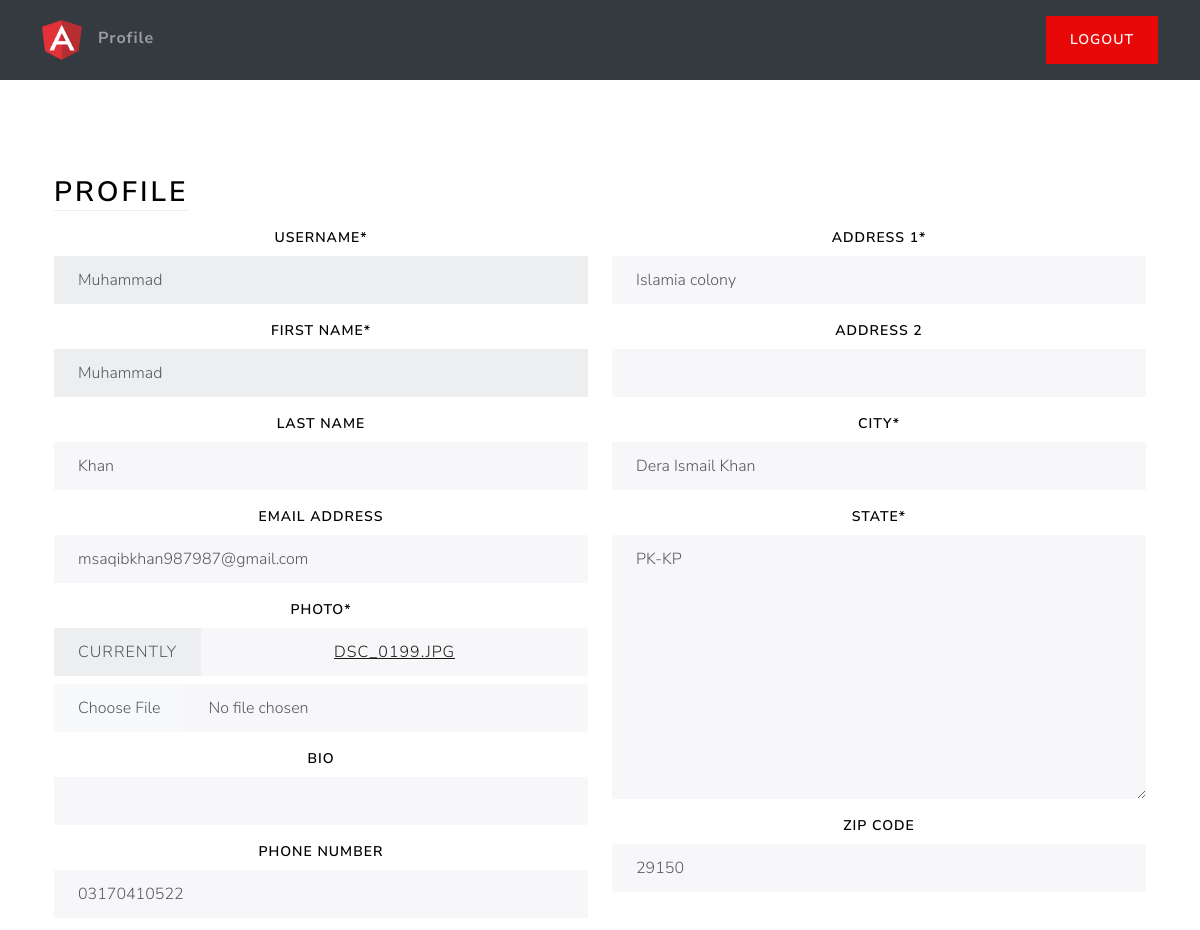
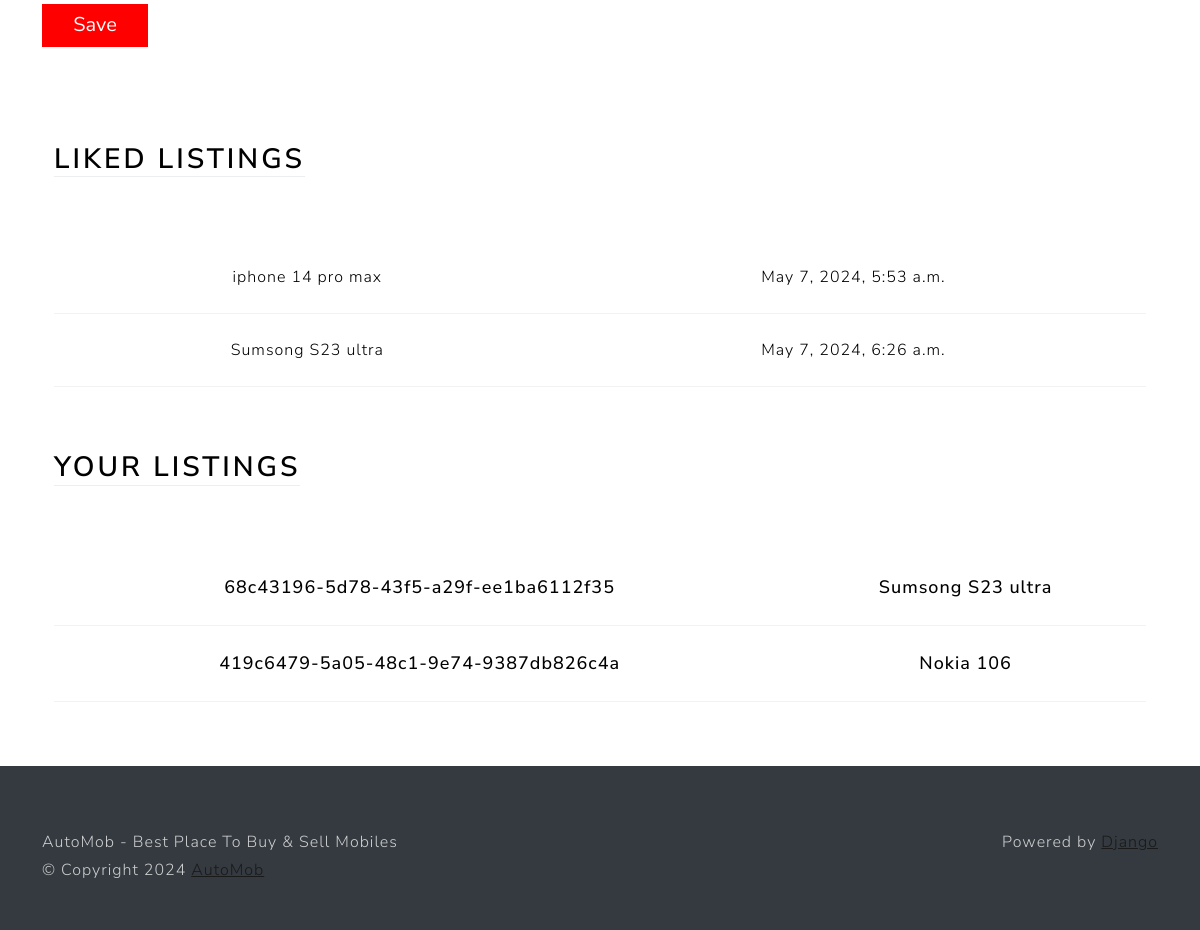
Screenshot of /profile/ (signed in) with the database file from the repository (2 pictures, top to bottom).
### users/models.py (models this page shows, shortened)
class Profile(models.Model):
    user = models.OneToOneField(User, on_delete=models.CASCADE)
    photo = models.ImageField(upload_to=user_directory_path, null=True)
    bio = models.CharField(max_length=200, blank=True)
    phone_number = models.CharField(max_length=11, blank=True)
    location = models.OneToOneField(Location, on_delete=models.CASCADE, null=True)

class Location(models.Model):
    address_1 = models.CharField(max_length=100)
    address_2 = models.CharField(max_length=100, blank=True)
    city = models.CharField(max_length=64)
    state = PKStateField(default="PK-KP")
    zip_code = PKPostCodeField(blank=True)

### main/models.py (models this page shows, shortened)
class LikedListing(models.Model):
    profile = models.ForeignKey(Profile, on_delete=models.CASCADE)
    listing = models.ForeignKey(Listing, on_delete=models.CASCADE)
    like_date = models.DateTimeField(auto_now_add=True)

class Listing(models.Model):
    id = models.UUIDField(primary_key=True, default=uuid.uuid4, editable=False, unique=True)
    created_at = models.DateTimeField(auto_now_add=True)
    updated_at = models.DateTimeField(auto_now=True)
    seller = models.ForeignKey(Profile, on_delete=models.CASCADE)
    brand = models.CharField(max_length=24, choices=MOBILE_BRANDS, default=None)
    price = models.IntegerField(default=0)
    model = models.CharField(max_length=64)
    color = models.CharField(max_length=24)
    warranty = models.CharField(max_length=24, choices=WARRANTY, default=None)
    box = models.CharField(max_length=24, choices=BOX, default=None)
    charger = models.CharField(max_length=24, choices=CHARGER, default=None)
    condition = models.CharField(max_length=24, choices=CONDITION_OF_MOBILE, default=None)
    location = models.OneToOneField(Location, on_delete=models.SET_NULL, null=True)
    image = models.ImageField(upload_to=user_listing_path)
    description = models.TextField(default="")

### users/views.py (the view, shortened to what this page needs)
# urls.py: path('profile/', ProfileView.as_view(), name='profile'),
@method_decorator(login_required, name='dispatch')
class ProfileView(View):
    def get(self, request):
        user_listings = Listing.objects.filter(seller=request.user.profile)
        user_liked_listings = LikedListing.objects.filter(
            profile=request.user.profile).all()
        user_form = UserForm(instance=request.user)
        profile_form = ProfileForm(instance=request.user.profile)
        location_form = LocationForm(instance=request.user.profile.location)
        return render(request, 'views/profile.html', {'user_form': user_form,
                                                      'profile_form': profile_form,
                                                      'location_form': location_form,
                                                      'user_listings': user_listings,
                                                      'user_liked_listings': user_liked_listings, })

### users/forms.py
class UserForm(forms.ModelForm):
    username = forms.CharField(disabled=True)
    first_name = forms.CharField(disabled=True)
    class Meta:
        model = User
        fields = ('username', 'first_name', 'last_name', 'email')

class ProfileForm(forms.ModelForm):
    bio = forms.TextInput()
    class Meta:
        model = Profile
        fields = ('photo', 'bio', 'phone_number')

### users/templates/views/profile.html (shortened to what this page needs)
{% extends 'base/base.html' %}
{% load static %}
{% load crispy_forms_tags %}
{% block css %}
    <link rel="stylesheet" href="{% static 'css/style.css' %}">
    <link rel="stylesheet" href="{% static 'custom-css/custom-css.css' %}">
    <link rel="stylesheet" href="{% static 'css/bootstrap.min.css' %}">
{% endblock %}
{% block body %}
<div class="container-fluid text-center py-5">
    <div class="container px-4 py-5" id="hanging-icons">
        <div class="row g-4">
            <div class="col d-flex align-items-start">
                <div>
                    <h2 class="mb-3 border-bottom" style="color: black">Profile</h2>
                </div>
            </div>
        </div>
        <form action="" method="post" enctype="multipart/form-data" class="btn-custom-design">
            <div class="row">
                <div class="col-6">
                    {{ user_form|crispy }}
                    {{ profile_form|crispy }}
                </div>
                <div class="col-6">
                    {{ location_form|crispy }}
                </div>
                <br>
                <button class="btn-lg btn-custom" type="submit">Save</button>
            </div>
        </form>
    </div>
    <div class="container px-4">
        <div class="row g-4 py-5">
            <div class="col d-flex align-items-start">
                <div>
                    <h2 class="mb-3 border-bottom" style="color: black">Liked Listings</h2>
                </div>
            </div>
        </div>
        <table class="table table-hover">
            <tbody>
                {% for liked_listing in user_liked_listings %}
                <tr>
                    <td>{{ liked_listing.listing.model }}</td>
                    <td>{{ liked_listing.like_date }}</td>
                </tr>
                {% endfor %}
            </tbody>
        </table>
    </div>
    <div class="container px-4">
        <div class="row g-4 py-5">
            <div class="col d-flex align-items-start">
                <div>
                    <h2 class="mb-3 border-bottom" style="color: black">Your Listings</h2>
                </div>
            </div>
        </div>
        <table class="table table-hover">
            <tbody>
                {% for listing in user_listings %}
                <tr class="tr">
                    <td>{{ listing.id }}</td>
                    <td>{{ listing.model }}</td>
                </tr>
                {% endfor %}
            </tbody>
        </table>
    </div>
</div>
{% endblock %}

### main/static/css/style.css (style rules this page uses)
html, body { height: 100%; }
body { align-items: center; padding-bottom: 40px; }
.h2, h2 { color: white; }

### main/static/custom-css/custom-css.css (style rules this page uses)
.btn-custom-design { text-transform: uppercase; }

### users/templates/views/profile.html (style rules this page uses)
.btn-custom-design { color: black !important; font-weight: 600 !important; font-size: 14px !important; }
.btn-custom { background: red; color: white; border: none; font-size: 20px; width: 106px; height: 43px; }
.tr { color: black !important; font-size: 18px !important; font-weight: 500 !important; }

### rows the page displays
Profile: phone_number "03170410522"
Location: address_1 "Islamia colony", city "Dera Ismail Khan", state "PK-KP", zip_code "29150"
LikedListing: listing.model "iphone 14 pro max", like_date "May 7, 2024, 5:53 a.m."
LikedListing: listing.model "Sumsong S23 ultra", like_date "May 7, 2024, 6:26 a.m."
Listing: id "68c43196-5d78-43f5-a29f-ee1ba6112f35", model "Sumsong S23 ultra"
Listing: id "419c6479-5a05-48c1-9e74-9387db826c4a", model "Nokia 106"
